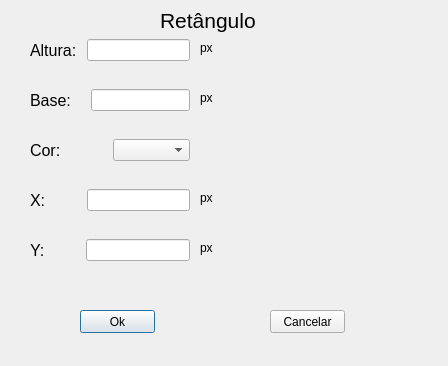
<?xml version="1.0" encoding="UTF-8"?>
<ui version="4.0">
 <class>retangulo</class>
 <widget class="QDialog" name="retangulo">
  <property name="geometry">
   <rect>
    <x>0</x>
    <y>0</y>
    <width>448</width>
    <height>366</height>
   </rect>
  </property>
  <property name="windowTitle">
   <string>Dialog</string>
  </property>
  <widget class="QPushButton" name="pushButton">
   <property name="geometry">
    <rect>
     <x>80</x>
     <y>310</y>
     <width>75</width>
     <height>23</height>
    </rect>
   </property>
   <property name="text">
    <string>Ok</string>
   </property>
  </widget>
  <widget class="QPushButton" name="pushButton_2">
   <property name="geometry">
    <rect>
     <x>270</x>
     <y>310</y>
     <width>75</width>
     <height>23</height>
    </rect>
   </property>
   <property name="text">
    <string>Cancelar</string>
   </property>
  </widget>
  <widget class="QLabel" name="label">
   <property name="geometry">
    <rect>
     <x>160</x>
     <y>0</y>
     <width>191</width>
     <height>41</height>
    </rect>
   </property>
   <property name="font">
    <font>
     <pointsize>16</pointsize>
    </font>
   </property>
   <property name="text">
    <string>Retângulo</string>
   </property>
  </widget>
  <widget class="QWidget" name="horizontalLayoutWidget">
   <property name="geometry">
    <rect>
     <x>30</x>
     <y>30</y>
     <width>160</width>
     <height>41</height>
    </rect>
   </property>
   <layout class="QHBoxLayout" name="horizontalLayout">
    <item>
     <widget class="QLabel" name="label_2">
      <property name="font">
       <font>
        <pointsize>12</pointsize>
       </font>
      </property>
      <property name="text">
       <string>Altura: </string>
      </property>
     </widget>
    </item>
    <item>
     <widget class="QLineEdit" name="altura"/>
    </item>
   </layout>
  </widget>
  <widget class="QWidget" name="horizontalLayoutWidget_2">
   <property name="geometry">
    <rect>
     <x>30</x>
     <y>130</y>
     <width>160</width>
     <height>41</height>
    </rect>
   </property>
   <layout class="QHBoxLayout" name="horizontalLayout_2">
    <item>
     <widget class="QLabel" name="label_3">
      <property name="font">
       <font>
        <pointsize>12</pointsize>
       </font>
      </property>
      <property name="text">
       <string>Cor: </string>
      </property>
     </widget>
    </item>
    <item>
     <widget class="QComboBox" name="comboBox"/>
    </item>
   </layout>
  </widget>
  <widget class="QWidget" name="horizontalLayoutWidget_3">
   <property name="geometry">
    <rect>
     <x>30</x>
     <y>80</y>
     <width>160</width>
     <height>41</height>
    </rect>
   </property>
   <layout class="QHBoxLayout" name="horizontalLayout_3">
    <item>
     <widget class="QLabel" name="label_4">
      <property name="font">
       <font>
        <pointsize>12</pointsize>
       </font>
      </property>
      <property name="text">
       <string>Base:   </string>
      </property>
     </widget>
    </item>
    <item>
     <widget class="QLineEdit" name="base"/>
    </item>
   </layout>
  </widget>
  <widget class="QWidget" name="horizontalLayoutWidget_4">
   <property name="geometry">
    <rect>
     <x>30</x>
     <y>180</y>
     <width>160</width>
     <height>41</height>
    </rect>
   </property>
   <layout class="QHBoxLayout" name="horizontalLayout_4">
    <item>
     <widget class="QLabel" name="label_5">
      <property name="font">
       <font>
        <pointsize>12</pointsize>
       </font>
      </property>
      <property name="text">
       <string>X:        </string>
      </property>
     </widget>
    </item>
    <item>
     <widget class="QLineEdit" name="x"/>
    </item>
   </layout>
  </widget>
  <widget class="QWidget" name="horizontalLayoutWidget_5">
   <property name="geometry">
    <rect>
     <x>30</x>
     <y>230</y>
     <width>160</width>
     <height>41</height>
    </rect>
   </property>
   <layout class="QHBoxLayout" name="horizontalLayout_5">
    <item>
     <widget class="QLabel" name="label_6">
      <property name="font">
       <font>
        <pointsize>12</pointsize>
       </font>
      </property>
      <property name="text">
       <string>Y:        </string>
      </property>
     </widget>
    </item>
    <item>
     <widget class="QLineEdit" name="y"/>
    </item>
   </layout>
  </widget>
  <widget class="QLabel" name="label_7">
   <property name="geometry">
    <rect>
     <x>200</x>
     <y>40</y>
     <width>21</width>
     <height>16</height>
    </rect>
   </property>
   <property name="text">
    <string>px</string>
   </property>
  </widget>
  <widget class="QLabel" name="label_8">
   <property name="geometry">
    <rect>
     <x>200</x>
     <y>90</y>
     <width>21</width>
     <height>16</height>
    </rect>
   </property>
   <property name="text">
    <string>px</string>
   </property>
  </widget>
  <widget class="QLabel" name="label_9">
   <property name="geometry">
    <rect>
     <x>200</x>
     <y>190</y>
     <width>21</width>
     <height>16</height>
    </rect>
   </property>
   <property name="text">
    <string>px</string>
   </property>
  </widget>
  <widget class="QLabel" name="label_10">
   <property name="geometry">
    <rect>
     <x>200</x>
     <y>240</y>
     <width>21</width>
     <height>16</height>
    </rect>
   </property>
   <property name="text">
    <string>px</string>
   </property>
  </widget>
 </widget>
 <tabstops>
  <tabstop>altura</tabstop>
  <tabstop>base</tabstop>
  <tabstop>comboBox</tabstop>
  <tabstop>x</tabstop>
  <tabstop>y</tabstop>
  <tabstop>pushButton</tabstop>
  <tabstop>pushButton_2</tabstop>
 </tabstops>
 <resources/>
 <connections/>
</ui>
